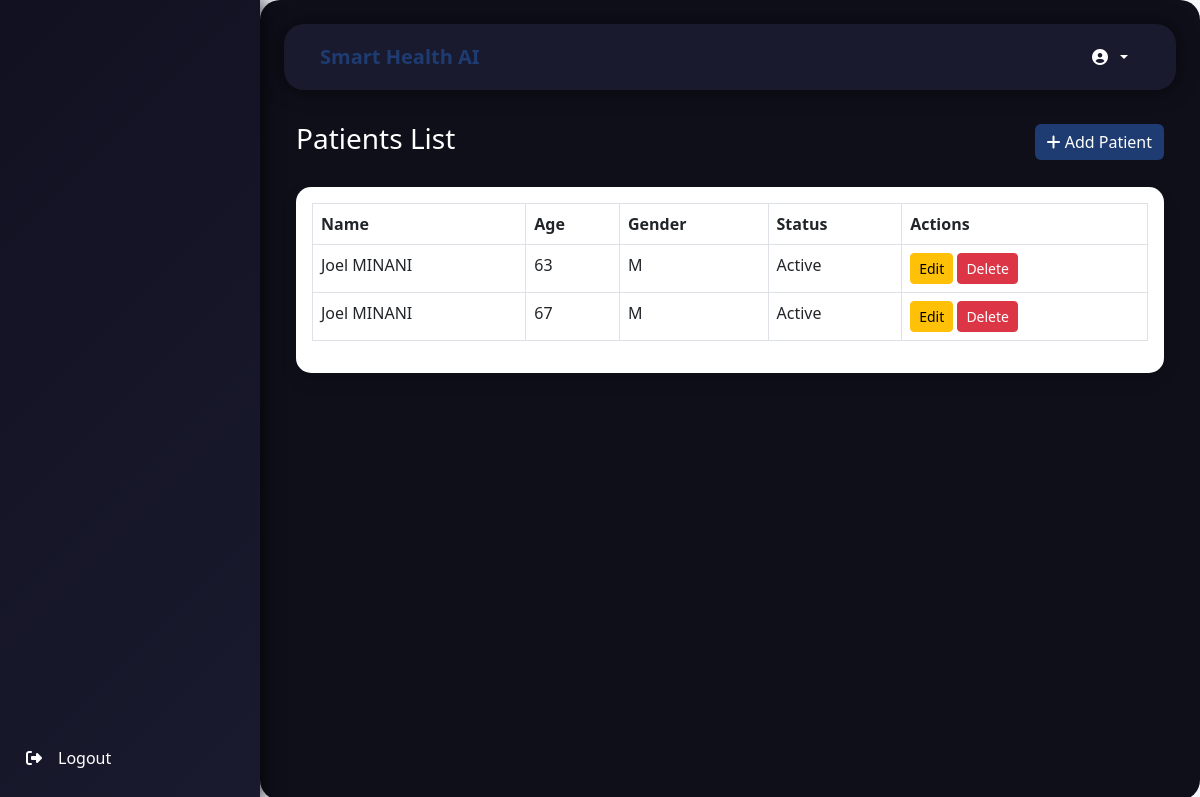
The page /dashboard/patients/ on the database as committed earlier.
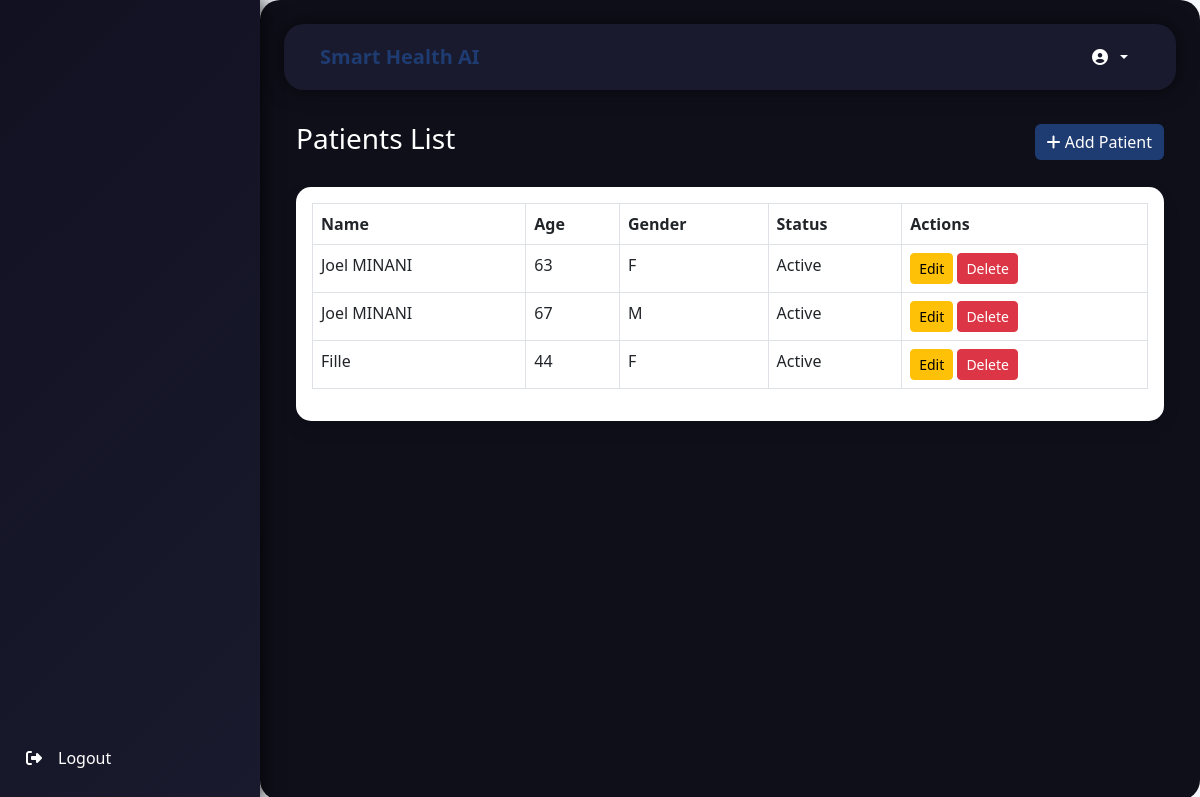
The same page on the database as committed later.
### patients/models.py (models this page shows, shortened)
class Patient(models.Model):
    patient_id = models.CharField(max_length=50, unique=True)
    first_name = models.CharField(max_length=50)
    last_name = models.CharField(max_length=50)
    email = models.EmailField(unique=True)
    age = models.PositiveIntegerField()
    gender = models.CharField(max_length=1)
    status = models.CharField(max_length=10, default='Active')
    created_at = models.DateTimeField(auto_now_add=True)
    @property
    def name(self):
        return f"{self.first_name} {self.last_name}"

### patients/views.py (the view)
# urls.py: path('dashboard/patients/', include('patients.urls')),
def patients(request):
    if request.method == 'POST':
        form = PatientRegistrationForm(request.POST)
        if form.is_valid():
            patient_id = form.cleaned_data['patient_id']
            email = form.cleaned_data['email']
            name = form.cleaned_data['name']
            age = form.cleaned_data['age']
            gender = form.cleaned_data['gender']
            status = form.cleaned_data['status']
            first_name, *last_parts = name.split(' ', 1)
            last_name = last_parts[0] if last_parts else ''
            if Patient.objects.filter(email=email).exists():
                messages.error(request, f'Patient with email {email} already exists.')
                return redirect('patients')
            if Patient.objects.filter(patient_id=patient_id).exists():
                messages.error(request, f'A patient with ID {patient_id} already exists.')
                return redirect('patients')
            try:
                Patient.objects.create(
                    patient_id=patient_id,
                    first_name=first_name,
                    last_name=last_name,
                    email=email,
                    age=age,
                    gender=gender,
                    status=status,
                )
                messages.success(request, f'Patient {first_name} added successfully.')
                return redirect('patients')
            except IntegrityError as e:
                messages.error(request, f'Integrity error: {e}')
                return redirect('patients')
        else:
            for field, errors in form.errors.items():
                for error in errors:
                    messages.error(request, f"{field}: {error}")
            return redirect('patients')
    else:
        form = PatientRegistrationForm()
    patients = Patient.objects.all()
    return render(request, 'pages/patients.html', {'patients': patients})

### templates/pages/patients.html (shortened to what this page needs)
{% extends 'base.html' %}
{% block content %}
<div class="container-fluid">
  <div class="d-flex justify-content-between align-items-center mb-4">
    <h1 class="h3">Patients List</h1>
    <a href="{% url 'add_patient' %}" class="btn btn-primary">
      <i class="fas fa-plus"></i> Add Patient
    </a>
  </div>
  <div class="card shadow mb-4">
    <div class="card-body">
      <div class="table-responsive">
        <table class="table table-bordered">
          <thead>
            <tr>
              <th>Name</th>
              <th>Age</th>
              <th>Gender</th>
              <th>Status</th>
              <th>Actions</th>
            </tr>
          </thead>
          <tbody>
            {% for patient in patients %}
            <tr>
              <td>{{ patient.name }}</td>
              <td>{{ patient.age }}</td>
              <td>{{ patient.gender }}</td>
              <td>{{ patient.status }}</td>
              <td>
                <a href="{% url 'edit_patient' patient.id %}" class="btn btn-warning btn-sm">Edit</a>
                <a href="{% url 'delete_patient' patient.id %}" class="btn btn-danger btn-sm"
                   onclick="return confirm('Are you sure you want to delete this patient?');">
                  Delete
                </a>
              </td>
            </tr>
            {% empty %}
            <tr>
              <td colspan="5" class="text-center">No patients found.</td>
            </tr>
            {% endfor %}
          </tbody>
        </table>
      </div>
    </div>
  </div>
</div>
{% endblock %}

Rows that differ between the two databases and show on the page:
changed Patient (number 1 of 3 on the later page): gender "M" → "F"
added Patient: name "Fille", age "44", gender "F", status "Active"
